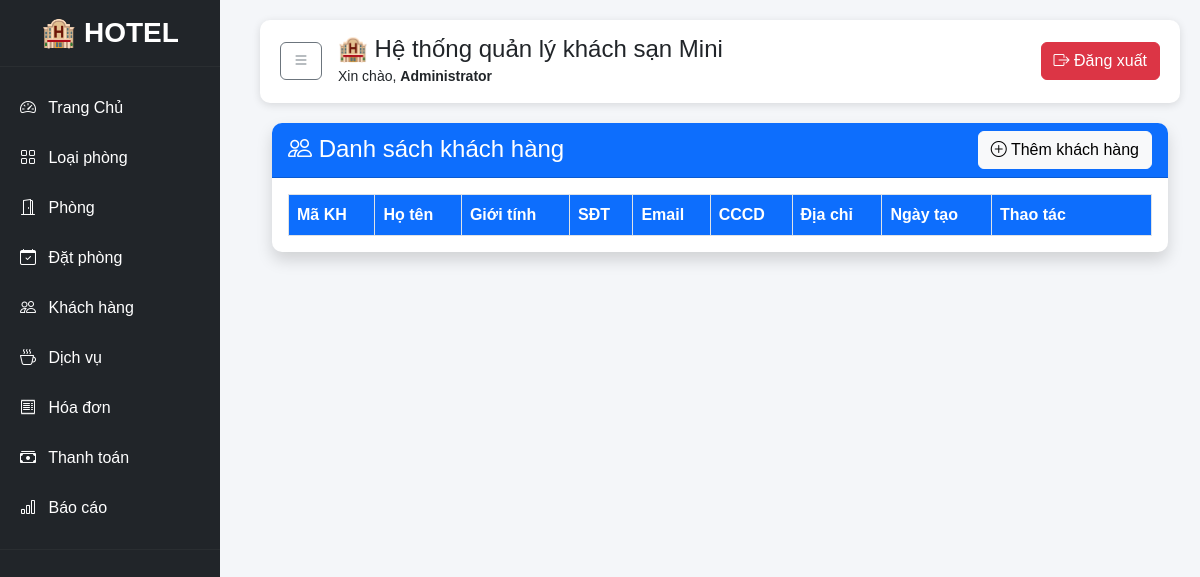
/modules/customers/index.php (signed in), run on an earlier commit of the app's database.
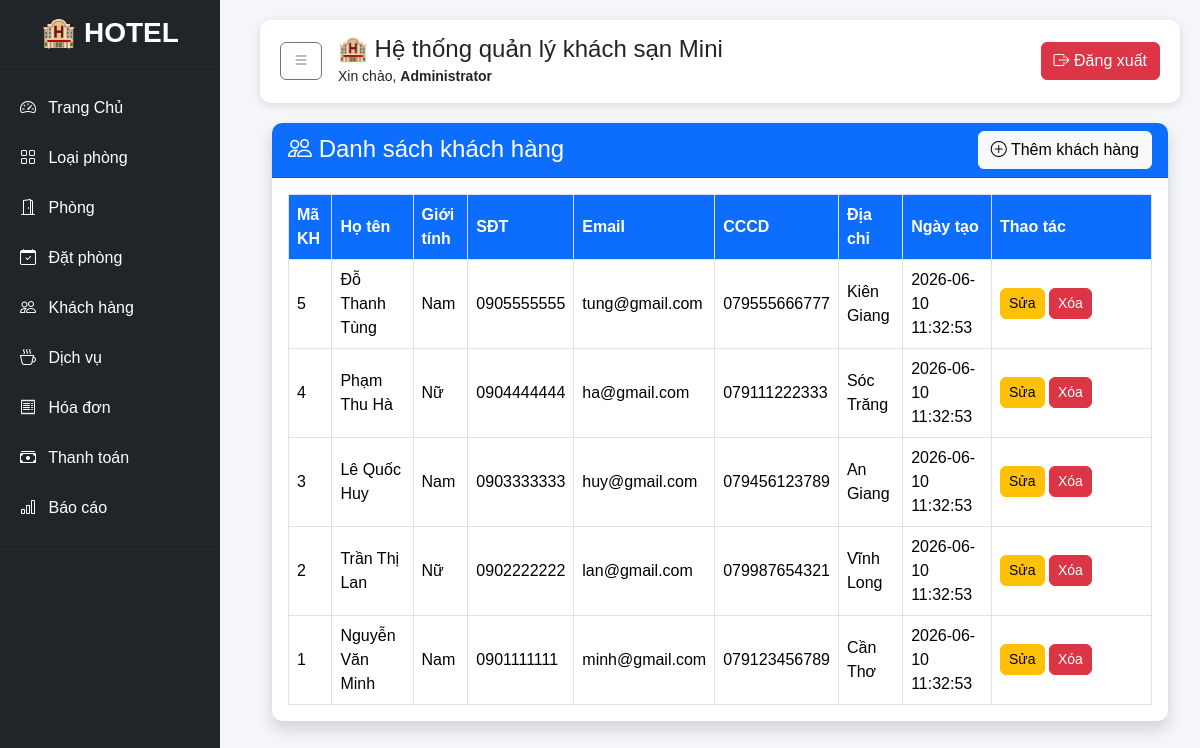
And on a later commit of the database.
### tables this page shows
CREATE TABLE customers (
    customer_id INT AUTO_INCREMENT PRIMARY KEY,
    full_name VARCHAR(100) NOT NULL,
    gender ENUM('Nam', 'Nữ', 'Khác'),
    phone VARCHAR(15),
    email VARCHAR(100),
    id_card VARCHAR(20),
    address TEXT,
    created_at DATETIME DEFAULT CURRENT_TIMESTAMP
);

### modules/customers/index.php (the view, shortened to what this page needs)
<?php
    include '../../config/database.php';
    include '../../includes/header.php';
    $sql = "SELECT * FROM customers ORDER BY customer_id DESC";
    $result = mysqli_query($conn, $sql);
?>
<div class="container-fluid">
    <div class="card shadow">
        <div class="card-header bg-primary text-white d-flex justify-content-between align-items-center">
            <h4 class="mb-0">
                <i class="bi bi-people"></i>
                Danh sách khách hàng
            </h4>
            <a href="create.php" class="btn btn-light">
                <i class="bi bi-plus-circle"></i>
                Thêm khách hàng
            </a>
        </div>
        <div class="card-body">
            <div class="table-responsive">
                <table class="table table-bordered table-hover align-middle">
                    <thead>
                        <tr>
                            <th>Mã KH</th>
                            <th>Họ tên</th>
                            <th>Giới tính</th>
                            <th>SĐT</th>
                            <th>Email</th>
                            <th>CCCD</th>
                            <th>Địa chỉ</th>
                            <th>Ngày tạo</th>
                            <th width="160">Thao tác</th>
                        </tr>
                    </thead>
                    <tbody>
                        <?php while($row = mysqli_fetch_assoc($result)) { ?>
                            <tr>
                                <td><?= $row['customer_id']; ?></td>
                                <td><?= $row['full_name']; ?></td>
                                <td><?= $row['gender']; ?></td>
                                <td><?= $row['phone']; ?></td>
                                <td><?= $row['email']; ?></td>
                                <td><?= $row['id_card']; ?></td>
                                <td><?= $row['address']; ?></td>
                                <td><?= $row['created_at']; ?></td>
                                <td>
                                    <a href="edit.php?id=<?= $row['customer_id']; ?>"
                                       class="btn btn-warning btn-sm">
                                        Sửa
                                    </a>
                                    <a href="delete.php?id=<?= $row['customer_id']; ?>"
                                       class="btn btn-danger btn-sm"
                                       onclick="return confirm('Bạn có chắc muốn xóa?')">
                                        Xóa
                                    </a>
                                </td>
                            </tr>
                        <?php } ?>
                    </tbody>
                </table>
            </div>
        </div>
    </div>
</div>
<?php include __DIR__ . '/../../includes/footer.php'; ?>

What changed in the data, as far as the page shows it:
added customers: customer_id "5", full_name "Đỗ Thanh Tùng", gender "Nam", phone "0905555555", email "tung@gmail.com", id_card "079555666777", address "Kiên Giang", created_at "2026-06-10 11:32:53"
added customers: customer_id "4", full_name "Phạm Thu Hà", gender "Nữ", phone "0904444444", email "ha@gmail.com", id_card "079111222333", address "Sóc Trăng", created_at "2026-06-10 11:32:53"
added customers: customer_id "3", full_name "Lê Quốc Huy", gender "Nam", phone "0903333333", email "huy@gmail.com", id_card "079456123789", address "An Giang", created_at "2026-06-10 11:32:53"
added customers: customer_id "2", full_name "Trần Thị Lan", gender "Nữ", phone "0902222222", email "lan@gmail.com", id_card "079987654321", address "Vĩnh Long", created_at "2026-06-10 11:32:53"
added customers: customer_id "1", full_name "Nguyễn Văn Minh", gender "Nam", phone "0901111111", email "minh@gmail.com", id_card "079123456789", address "Cần Thơ", created_at "2026-06-10 11:32:53"
